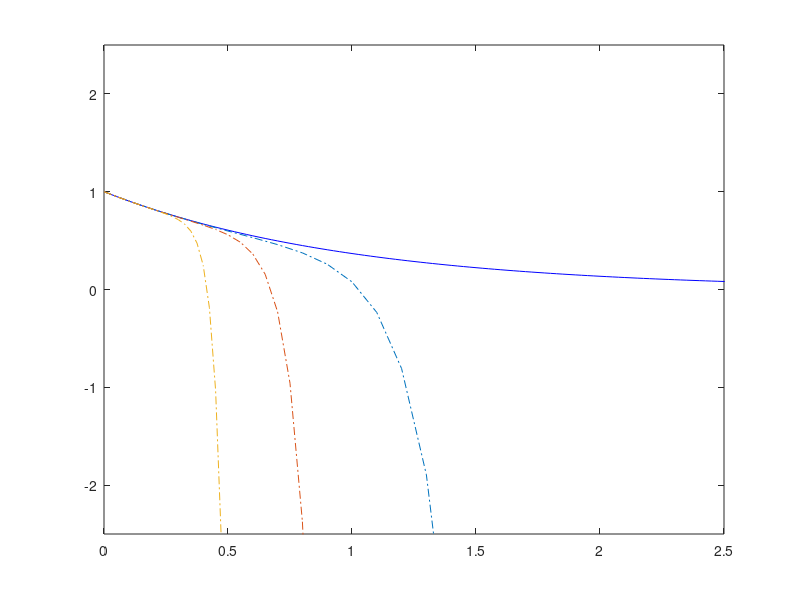
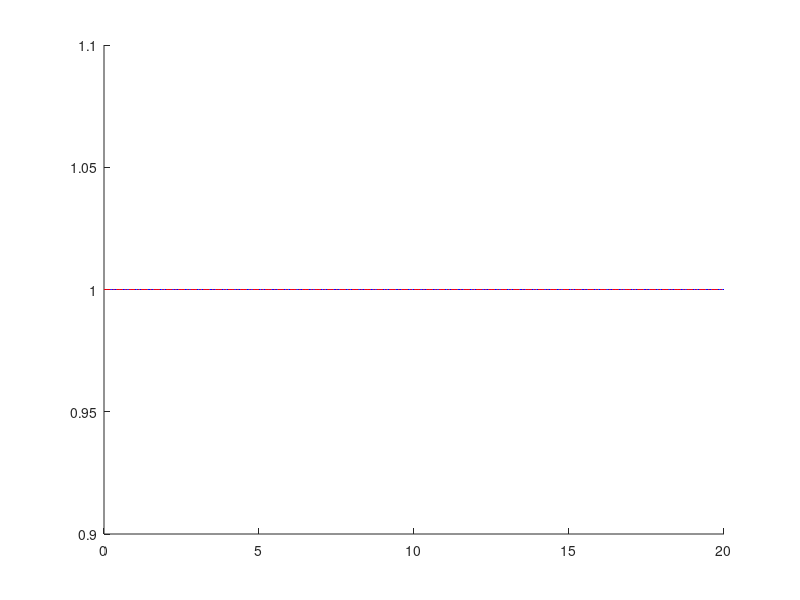

These figures' MATLAB source, in order:
function Hw_7_Ex_2
    clear;
    close all;
    clc;
    
    f = @(t,s) 0.*t.*s;
    lambda = -1;
    f1 = @(t,s) lambda*s;
    h = [0.1 0.05 0.025];
    
    t1 = 0:h(3):20;
    
    figure
    plot(t1,exp(lambda*t1),'b-');
    for k = 1:3
        hold on
        [y1,t1] = ode_solver(f1,0,20,h(k),1,exp(lambda*h(k)));
        plot(t1,y1,'-.');
        ylim([-2.5 2.5]);
        xlim([0 2.5]);
    end
    
    [y,t] = ode_solver(f,0,20,h(2),1,1);
    
    figure
    hold on
    plot(t,ones(size(t)),'b-')
    plot(t,y,'r-.')
    
end

function [y,t] = ode_solver(rhs,t0,tf,h,y0,y1)
    t = t0:h:tf;
    y = zeros(size(t));
    y(1) = y0;
    y(2) = y1;
    
    for k = 1:length(t)-2
        ynew = y(k+1) + rhs(t(k+1),y(k+1))*h;
        for j = 1:100
            ynew = 3*y(k+1) - 2*y(k)...
            + h*(13*rhs(t(k+2),ynew)/12 - 5*rhs(t(k+1),y(k+1))/3 - 5*rhs(t(k),y(k))/12);
        end
        y(k+2) = 3*y(k+1) - 2*y(k)...
            + h*(13*rhs(t(k+2),ynew)/12 - 5*rhs(t(k+1),y(k+1))/3 - 5*rhs(t(k),y(k))/12);
    end
end